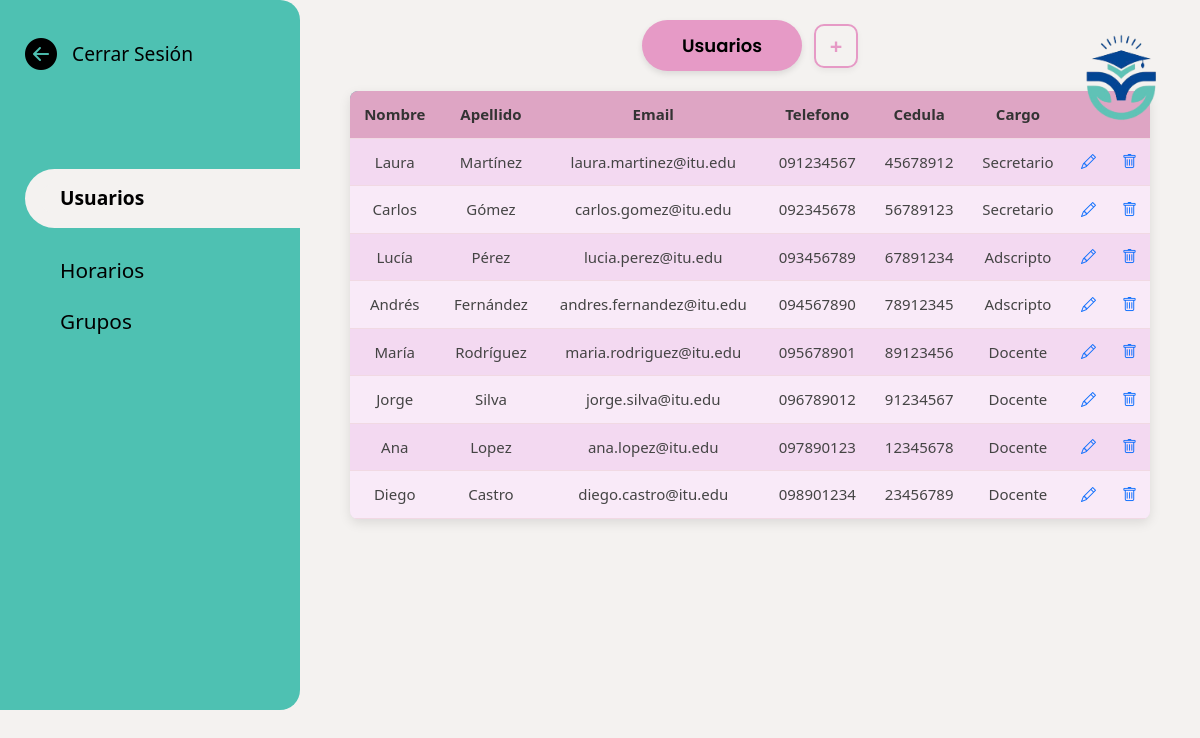
The page /users/secretario/usuario/secretario-usuario.php on the database its author committed.
### tables this page shows
CREATE TABLE usuario (
	id_usuario int PRIMARY KEY NOT NULL AUTO_INCREMENT,
	nombre_usuario varchar(120) NOT NULL,
	apellido_usuario varchar(120) NOT NULL,
	gmail_usuario varchar(200) NOT NULL,
	telefono_usuario varchar(9) NOT NULL,
	cargo_usuario VARCHAR(100) NOT NULL,
	ci_usuario int(8) NOT NULL,
	contrasenia_usuario VARCHAR(255) NOT NULL
);

### users/secretario/usuario/secretario-usuario.php (the view, shortened to what this page needs)
<?php
$conn = conectar_bd();
$sql = "SELECT * FROM usuario";
$query = mysqli_query($conn, $sql);
?>
<!DOCTYPE html>
<html lang="en">
<head>
    <link href="https://cdn.jsdelivr.net/npm/bootstrap@5.3.2/dist/css/bootstrap.min.css" rel="stylesheet"/>
    <link href="https://cdn.jsdelivr.net/npm/bootstrap-icons@1.10.5/font/bootstrap-icons.css" rel="stylesheet">
    <link rel="stylesheet" href="/css/style.css">
</head>
<body>
  <div class="container-fluid">
    <div class="row">
       <div class="col-md-3 barra-lateral d-none d-md-flex">
        <div class="volverGeneral">
          <div class="volver">
            <a href="../index.php"><i class="bi bi-arrow-left-circle-fill icono-volver"></i></a>
            <a href="../index.php">Cerrar Sesión</a>
          </div>
        </div>
     <a href="secretario-usuario.php" class="fw-semibold seleccionado mb-2">Usuarios</a>
        <a href="secretario-horario.php" class="nav-opciones">Horarios</a>
        <a href="secretario-grupo.php" class="nav-opciones">Grupos</a>
       </div>
<main class="col-md-9 principal-estudiantes" >
    <img src="../img/logo.png" alt="Logo" class="logo">
    <div class="bloque-agregar">
    <button class="etiqueta">Usuarios</button>
      <button class="agregar"
              data-bs-toggle="modal"
              data-bs-target="#modalUsuario"
              onclick="document.getElementById('accion').value='insertar';"> +
      </button>
  </div>
    <table class="tabla-reserva">
      <thead>
        <tr>
          <th>Nombre</th>
          <th>Apellido</th>
          <th>Email</th>
          <th>Telefono</th>
          <th>Cedula</th>
          <th>Cargo</th>
        </tr>
      </thead>
      <tbody>
        <?php
          while($row = mysqli_fetch_array($query)):
        ?>
       <tr>
          <td><?= $row['nombre_usuario']  ?></td>
          <td><?= $row['apellido_usuario']  ?></td>
          <td><?= $row['gmail_usuario']  ?></td>
          <td><?= $row['telefono_usuario']  ?></td>
          <td><?= $row['ci_usuario']  ?></td>
          <td><?= $row['cargo_usuario']  ?></td>
          <td><a class="agregar"
              data-bs-toggle="modal"
              data-bs-target="#update_modal<?= $row['id_usuario'] ?>"
              onclick="
              cargarEditar(
                '<?php echo $row['nombre_usuario']; ?>',
                '<?php echo $row['apellido_usuario']; ?>',
                '<?php echo $row['gmail_usuario']; ?>',
                '<?php echo $row['telefono_usuario']; ?>',
                '<?php echo $row['ci_usuario']; ?>',
                '<?php echo $row['cargo_usuario']; ?>',
                '<?php echo $row['id_usuario']; ?>'
                );"><i class="bi bi-pencil"></i>
          </a></td>
          <td><a href="delete_user_secretario.php?id_usuario=<?= $row['id_usuario']  ?>"><i class="bi bi-trash"></a></i></td>
        </tr>
        <?php
            endwhile;
            ?>
      </tbody>
    </table>
</main>
</body>
</html>

### css/style.css (style rules this page uses)
:root { --color-fondo: #f4f2f0; --color-barra-lateral: #4ec1b2; --color-estudiante: #6a98e3; --color-adscripto: #61dcb1; --color-docente: #F4B97D; --color-secretaria: #DEA5C4; }
body { font-family: 'Segoe UI', sans-serif; background-color: var(--color-fondo); padding: 0px; margin: 0px; }
a { text-decoration: none; }
.barra-lateral { background-color: var(--color-barra-lateral); height: 710px; border-top-right-radius: 20px; border-bottom-right-radius: 20px; padding: 30px 25px; color: black; display: flex; flex-direction: column; gap: 1.2rem; }
.volverGeneral { display: flex; align-items: baseline; justify-content: space-between; gap: 10px; font-size: 1.2rem; color: black; text-decoration: none; margin-bottom: 40px; font-weight: 500; }
.volver { display: flex; align-items: center; justify-content: space-around; gap: 15px; margin-bottom: 2rem; }
.icono-volver { font-size: 2rem; }
.volver a { color: black; }
.nav-opciones { display: flex; font-size: 1.3rem; color: black; border: none; background-color: transparent; text-align: left; padding: 0 35px; }
.seleccionado { display: flex; font-size: 1.2rem; border-style: solid; border-color: var(--color-fondo); border-width: 15px 350px 15px 15px; border-radius: 40px 40px 40px 40px; background-color: var(--color-fondo); color: black; padding: 0 20px; }
.seleccionado, .nav-opciones { white-space: nowrap; }
.logo { position: absolute; top: 30px; right: 30px; width: 100px; }
.tabla-reserva { width: 100%; max-width: 800px; border-collapse: collapse; background-color: #f3d9f1; border-radius: 8px; overflow: hidden; }
.tabla-reserva thead { background-color: #55c4b3; color: #000; }
.tabla-reserva th, .tabla-reserva td { padding: 12px; text-align: center; }
.tabla-reserva tbody tr:nth-child(even) { background-color: #f9eaf8; }
table { width: 80%; margin: 20px auto; background: #fffafc; color: #444; overflow: hidden; box-shadow: 0 4px 12px rgba(0,0,0,0.1); font-size: 15px; }
table th, table td { padding: 12px 15px; text-align: center; border-bottom: 1px solid #f1d9e3; }
table th { background: var(--color-secretaria); color: #333; font-weight: bold; }
table tr:nth-child(even) { background: #e2e8e6; }
.bloque-agregar { display: flex; align-items: center; gap: 12px; margin: 20px 0; justify-content: center; }
.bloque-agregar .etiqueta { background: #e69ac6; color: #000; border: none; padding: 12px 40px; border-radius: 50px; font-size: 18px; font-weight: 600; font-family: 'Poppins', sans-serif; box-shadow: 0 3px 6px rgba(0,0,0,0.1); transition: all 0.3s; }
.bloque-agregar .agregar { width: 44px; height: 44px; border: 2px solid #e69ac6; color: #e69ac6; font-size: 22px; font-weight: bold; border-radius: 10px; background: transparent; cursor: pointer; box-shadow: 0 3px 6px rgba(0,0,0,0.05); transition: all 0.3s; }

### rows shown on the page
usuario: nombre_usuario "Laura", apellido_usuario "Martínez", gmail_usuario "laura.martinez@itu.edu", telefono_usuario "091234567", ci_usuario "45678912", cargo_usuario "Secretario"
usuario: nombre_usuario "Carlos", apellido_usuario "Gómez", gmail_usuario "carlos.gomez@itu.edu", telefono_usuario "092345678", ci_usuario "56789123", cargo_usuario "Secretario"
usuario: nombre_usuario "Lucía", apellido_usuario "Pérez", gmail_usuario "lucia.perez@itu.edu", telefono_usuario "093456789", ci_usuario "67891234", cargo_usuario "Adscripto"
usuario: nombre_usuario "Andrés", apellido_usuario "Fernández", gmail_usuario "andres.fernandez@itu.edu", telefono_usuario "094567890", ci_usuario "78912345", cargo_usuario "Adscripto"
usuario: nombre_usuario "María", apellido_usuario "Rodríguez", gmail_usuario "maria.rodriguez@itu.edu", telefono_usuario "095678901", ci_usuario "89123456", cargo_usuario "Docente"
usuario: nombre_usuario "Jorge", apellido_usuario "Silva", gmail_usuario "jorge.silva@itu.edu", telefono_usuario "096789012", ci_usuario "91234567", cargo_usuario "Docente"
usuario: nombre_usuario "Ana", apellido_usuario "Lopez", gmail_usuario "ana.lopez@itu.edu", telefono_usuario "097890123", ci_usuario "12345678", cargo_usuario "Docente"
usuario: nombre_usuario "Diego", apellido_usuario "Castro", gmail_usuario "diego.castro@itu.edu", telefono_usuario "098901234", ci_usuario "23456789", cargo_usuario "Docente"
